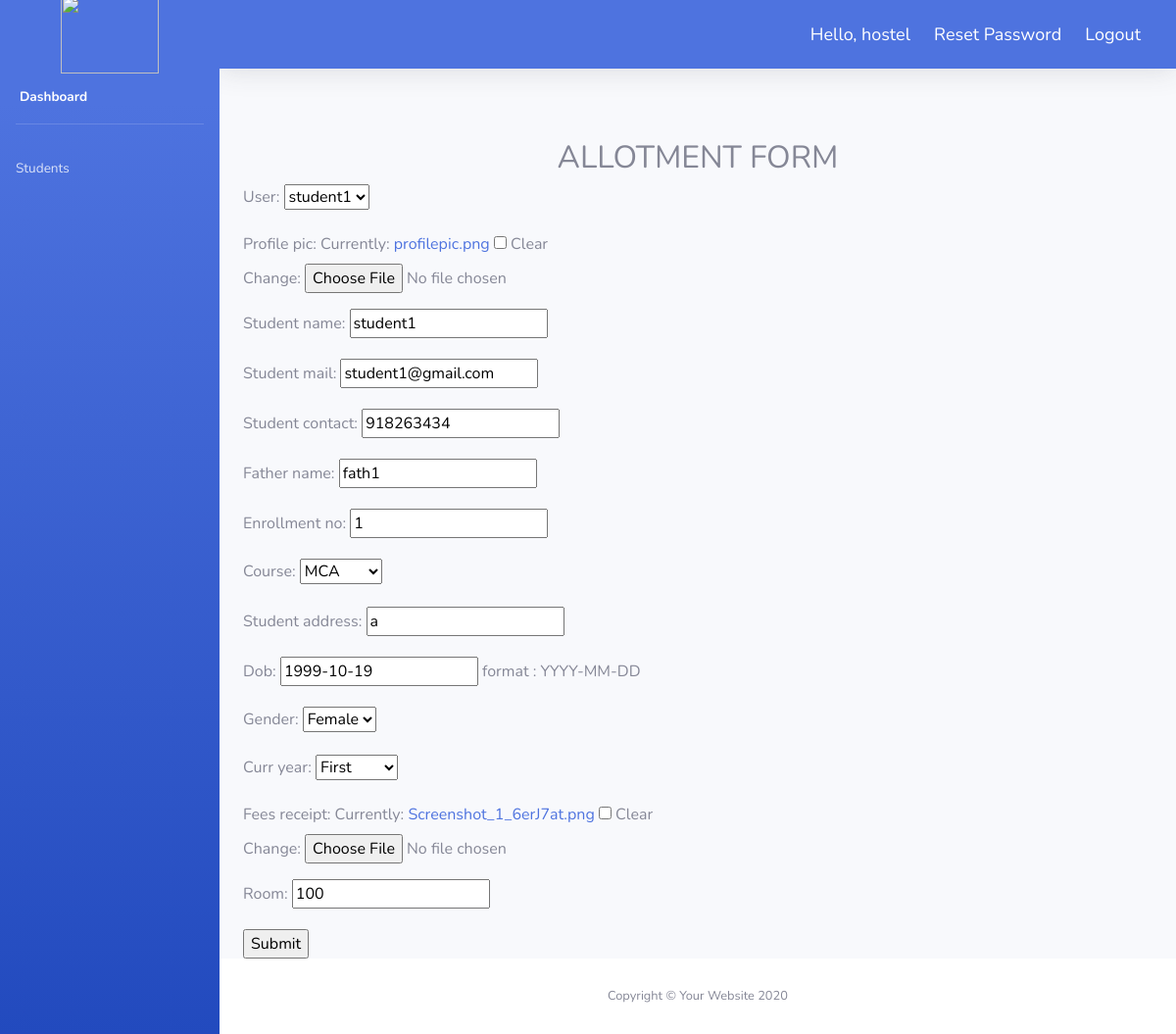
Screenshot of /update_student/10/ (signed in) with the database file from the repository.
### hostelapp/models.py (models this page shows, shortened)
class Student(models.Model):
    user = models.OneToOneField(
        User,
        default=None,
        null=True,
        on_delete=models.CASCADE)
    profile_pic = models.ImageField(default="profilepic.png", null=True, blank=True)
    gender_choices = [('M', 'Male'), ('F', 'Female')]
    student_name = models.CharField(max_length=200, null=True)
    student_mail = models.CharField(max_length=200, null=True)
    student_contact=models.CharField(max_length=10, null=True)
    father_name = models.CharField(max_length=200, null=True)
    enrollment_no = models.IntegerField(unique=True, null=True)
    courses = (
        ('BTECH','BTECH'),
        ('MCA','MCA'),
        ('MBA','MBA'),
        ('MTECH','MTECH'),
    )
    course = models.CharField(max_length=50,null=True,choices=courses)
    student_address=models.CharField(max_length=200,null=True)
    dob = models.DateField(
        max_length=10,
        help_text="format : YYYY-MM-DD",
        null=True)
    gender = models.CharField(
        choices=gender_choices,
        max_length=1,
        default=None,
        null=True)
    YEARS_CHOICE = (
        ('First','First'),
        ('Second','Second'),
        ('Third','Third'),
        ('Fourth','Fourth'),
    )
    curr_year = models.CharField(max_length=50,null=True,choices=YEARS_CHOICE)
    fees_receipt=models.FileField(null=True,blank=True)
    room = models.IntegerField(null=True)
    room_allotted = models.BooleanField(default=False)
    no_dues = models.BooleanField(default=True)

### hostelapp/decorators.py (the view)
		def wrapper_func(request, *args, **kwargs):
			group = None
			if request.user.groups.exists():
				group = request.user.groups.all()[0].name
			if group in allowed_roles:
				return view_func(request, *args, **kwargs)
			else:
				return HttpResponse('You are not authorized to view this page')

### hostelapp/forms.py
class StudentForm(ModelForm):
    class Meta:
        model = Student
        fields = '__all__'
        exclude = ('room_allotted','no_dues',)

### hostelapp/views.py (called while the page is built)
@login_required(login_url='login')
@allowed_users(allowed_roles=['admin'])
def updateStudent(request, pk):
	student = Student.objects.get(id=pk)
	form = StudentForm(instance=student)
	if request.method == 'POST':
		form = StudentForm(request.POST, request.FILES, instance=student)
		if form.is_valid():
			form.save()
			return redirect('dashboard')
	context = {'form':form}
	return render(request, 'hostelapp/allotment_form.html', context)

### hostelapp/templates/hostelapp/allotment_form.html (shortened to what this page needs)
{% extends 'hostelapp/navbar.html' %}
{% load static %}
{% block content %}
<br>
<br>
<form action="" method="POST" enctype='multipart/form-data'>
<center><h2>ALLOTMENT FORM</h2></center>
<div class="container">
{{form.as_p}}
<input type="submit" name="Submit">
</div>
</form>
</body>
</html>
{% endblock %}

### hostelapp/templates/hostelapp/navbar.html (shortened to what this page needs)
<!DOCTYPE html>
<html lang="en">
{% load static %}
<head>
  <link href="{% static 'css/sb-admin-2.min.css' %}" rel="stylesheet">
</head>
<body id="page-top">
  <div id="wrapper">
    <ul class="navbar-nav bg-gradient-primary sidebar sidebar-dark accordion" id="accordionSidebar">
      <a class="sidebar-brand d-flex align-items-center justify-content-center" href="#">
        <div><img src="{% static 'img/download.jfif' %}" width="100" height="80"></div>
      </a>
      <li class="nav-item active">
        <a class="nav-link" href="{% url 'inform' %}">
          <span>Dashboard</span></a>
      </li>
      <hr class="sidebar-divider">
      {% if request.user.is_staff %}
       <li class="nav-item">
        <a class="nav-link collapsed" href="{% url 'dashboard' %}">
          <span>Students</span>
        </a>
      </li>
    {% endif %}
    </ul>
    <div id="content-wrapper" class="d-flex flex-column">
      <div id="content">
        <nav class="navbar navbar-expand navbar-light bg-primary topbar mb-4 static-top shadow">
          <ul class="navbar-nav ml-auto">
            <li>
               <span class="hello-msg">Hello, {{request.user}}</span>
               <span><a class="hello-msg" href="{% url 'reset_password' %}">Reset Password</a></span>
  <span ><a  class="hello-msg" href="{% url 'logout' %}">Logout</a></span>
            </li>
          </ul>
        </nav>
        {% block content %}
        {% endblock %}
      <footer class="sticky-footer bg-white">
        <div class="container my-auto">
          <div class="copyright text-center my-auto">
            <span>Copyright &copy; Your Website 2020</span>
          </div>
        </div>
      </footer>
</body>
</html>

### hostelapp/templates/hostelapp/navbar.html (style rules this page uses)
.hello-msg { font-size: 18px; color: #fff; margin-right: 20px; }

### rows the page displays
Student: user "student1", student_name "student1", student_mail "student1@gmail.com", student_contact "918263434", father_name "fath1", enrollment_no "1", course "MCA", student_address "a", dob "1999-10-19", gender "Female", curr_year "First", room "100"

### other values shown
{{ request.user }} "hostel"
